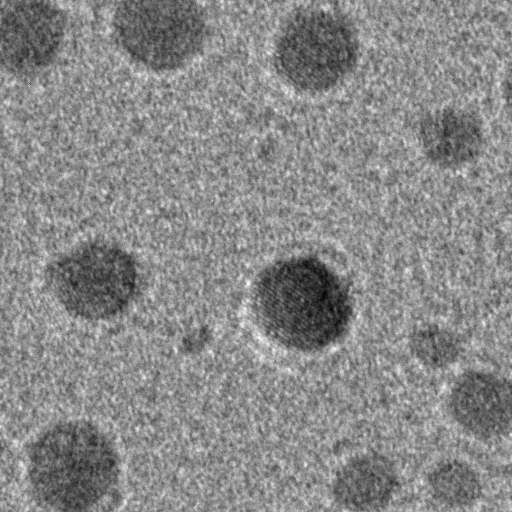
#> input picture notebooks/dataset/train/images/image_0.png, 512 x 512 px; its folder holds 3 pictures in this run
$ jupyter execute --allow-errors fig2.ipynb   (shell and % lines are left out)
#> lines starting #> are read from the running program, lines starting #| are printed output that depends on the picture
---
title: Select 'Train' or 'Test' to interact with dataset
author: Yifei Duan, Yifan Duan
date: 2024-10-02
---

[cell 1]
# | label: app:fig2


import os
import matplotlib.pyplot as plt
from matplotlib.widgets import Slider
import cv2
from pathlib import Path
from ipywidgets import HBox, ToggleButtons, VBox

# Dataset paths
train_dataset_path = Path('./dataset/train/')
test_dataset_path = Path('./dataset/test/')

# Load images and labels from the dataset
def load_images_and_labels(dataset_path):
    image_dir = dataset_path / 'images'
    label_dir = dataset_path / 'labels'

    image_files = sorted(list(image_dir.glob('*.png')))
    label_files = sorted(list(label_dir.glob('*.png')))

    images = [cv2.imread(str(img), cv2.IMREAD_GRAYSCALE) for img in image_files]
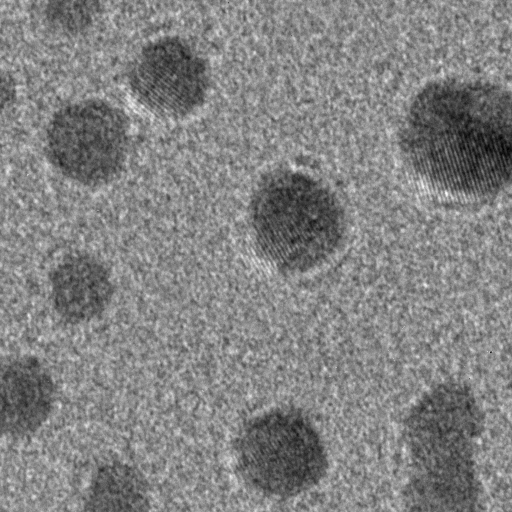
#> input picture notebooks/dataset/train/images/image_1.png, 512 x 512 px
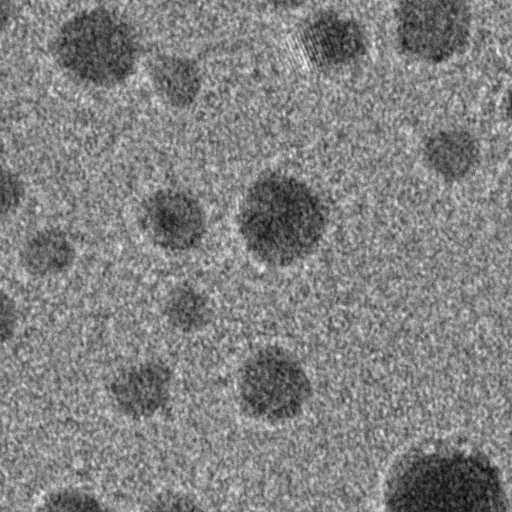
#> input picture notebooks/dataset/train/images/image_10.png, 512 x 512 px
#> images = 3 items
    labels = [cv2.imread(str(lbl), cv2.IMREAD_GRAYSCALE) for lbl in label_files]

    return images, labels

# Load train and test datasets
train_images, train_labels = load_images_and_labels(train_dataset_path)
#> train_images = 3 items; train_labels = []
test_images, test_labels = load_images_and_labels(test_dataset_path)
#> test_images = 3 items; test_labels = []

# Set initial dataset to train
images, labels = train_images, train_labels
#> labels = []

# Visualization setup
fig, ax = plt.subplots(1, 2, figsize=(6.7,3.5))
plt.subplots_adjust(left=0.05, bottom=0.20)
fig.canvas.resizable = False
fig.canvas.header_visible = False
fig.canvas.footer_visible = False
fig.canvas.toolbar_visible = True
#> (the rest of this cell did not finish here and is left out)
